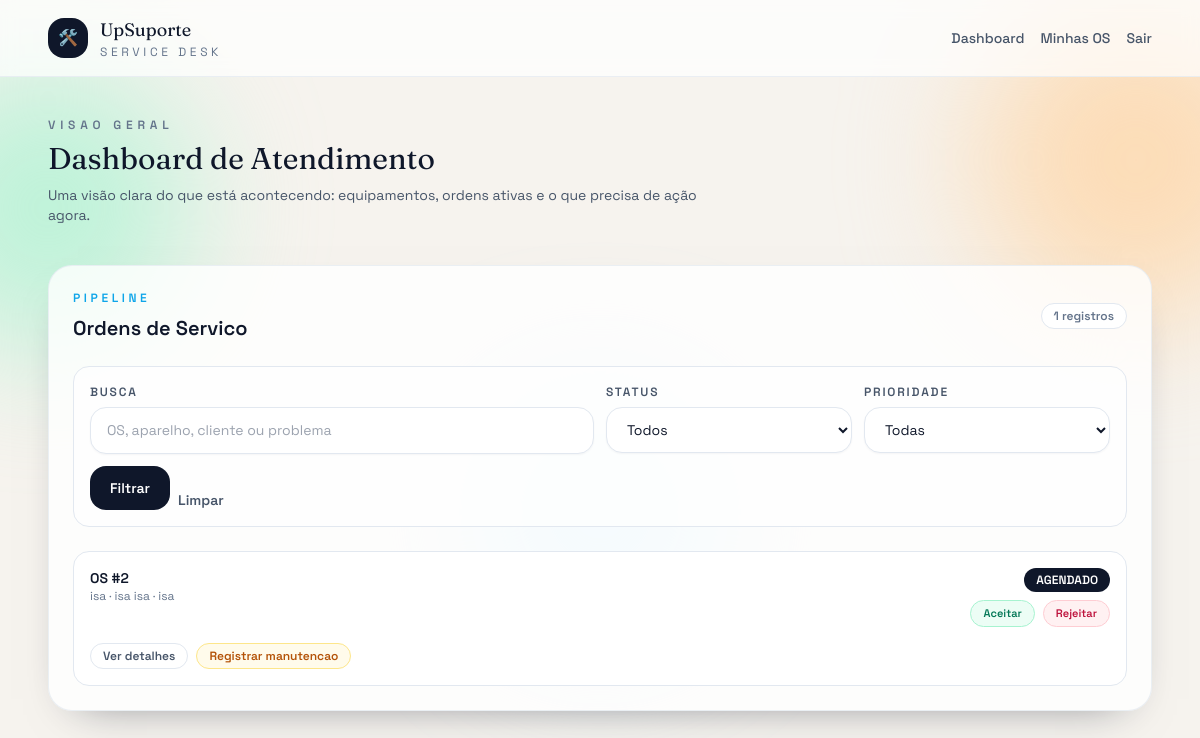
The page / (signed in) on the database as committed earlier.
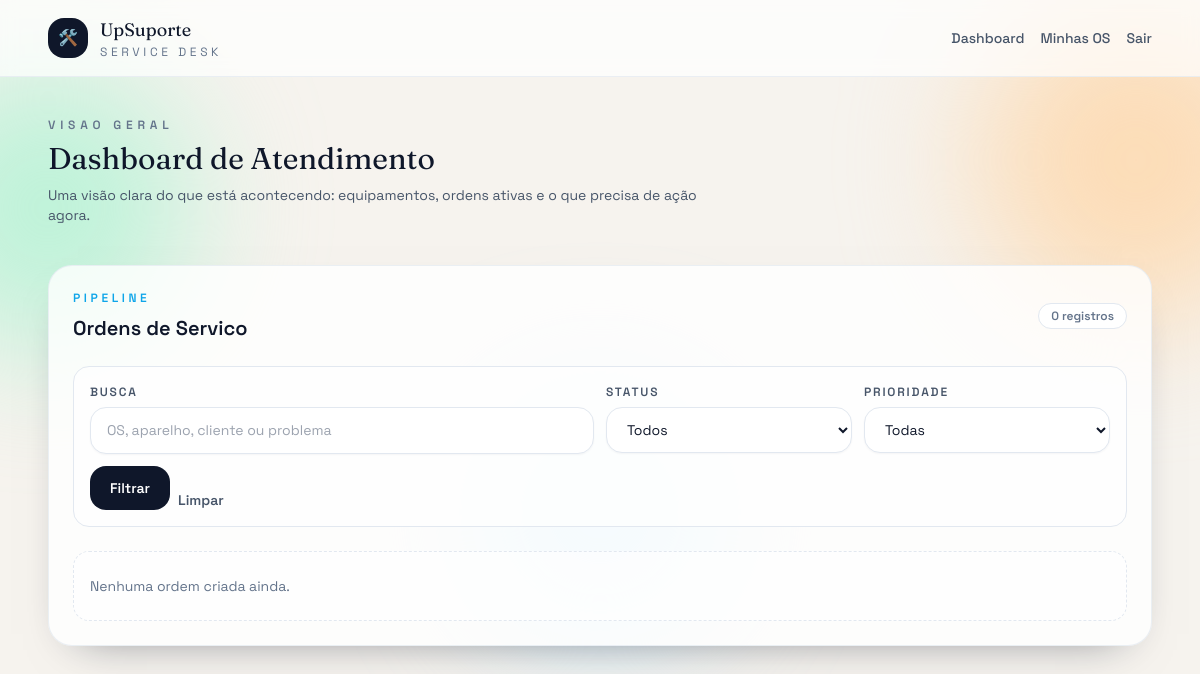
The same page on the database as committed later.
### core/models.py (models this page shows, shortened)
class OrdemServico(models.Model):
    STATUS_CHOICES = [
        ("ABERTO", "Aberto"),
        ("AGENDADO", "Agendado"),
        ("EM_ANDAMENTO", "Em andamento"),
        ("ACEITA", "Aceita"),
        ("REJEITADA", "Rejeitada"),
        ("CONCLUIDO", "Concluído"),
        ("CANCELADO", "Cancelado"),
    ]
    PRIORIDADE_CHOICES = [
        ("BAIXA", "Baixa"),
        ("MEDIA", "Média"),
        ("ALTA", "Alta"),
    ]
    aparelho = models.ForeignKey(Aparelho, on_delete=models.CASCADE, related_name="ordens")
    funcionario = models.ForeignKey(Funcionario, on_delete=models.SET_NULL, null=True, blank=True)
    problema_relatado = models.TextField()
    status = models.CharField(max_length=20, choices=STATUS_CHOICES, default="ABERTO")
    data_agendada = models.DateField(null=True, blank=True)
    hora_agendada = models.TimeField(null=True, blank=True)
    prioridade = models.CharField(max_length=10, choices=PRIORIDADE_CHOICES, default="MEDIA")
    laudo_tecnico = models.TextField(blank=True)  # só preenche quando finaliza
    data_criacao = models.DateTimeField(auto_now_add=True)
    data_conclusao = models.DateTimeField(null=True, blank=True)
    data_limite_sla = models.DateTimeField(null=True, blank=True)
    def get_sla_deadline(self):
        if self.data_limite_sla:
            return self.data_limite_sla
        horas = settings.SLA_HORAS.get(self.prioridade, 48)
        return self.data_criacao + timezone.timedelta(hours=horas)
    def is_atrasada(self):
        if self.status in {"CONCLUIDO", "CANCELADO"}:
            return False
        return timezone.now() > self.get_sla_deadline()

class Aparelho(models.Model):
    TIPO_CHOICES = [
        ("NOTEBOOK", "Notebook"),
        ("DESKTOP", "Desktop"),
        ("IMPRESSORA", "Impressora"),
        ("MONITOR", "Monitor"),
        ("OUTRO", "Outro"),
    ]
    nome = models.CharField(max_length=150)
    tipo = models.CharField(max_length=50, choices=TIPO_CHOICES)
    marca = models.CharField(max_length=100)
    modelo = models.CharField(max_length=100)
    numero_serie = models.CharField(max_length=100, unique=True)
    cliente = models.CharField(max_length=150)
    data_cadastro = models.DateTimeField(auto_now_add=True)

### core/views.py (the view, shortened to what this page needs)
# urls.py: path('', views.home, name='home'),
@login_required
def home(request):
    funcionario = _get_funcionario(request.user)
    is_gestor = request.user.groups.filter(name="Gestor").exists()
    is_tecnico = request.user.groups.filter(name="Tecnico").exists()
    if is_tecnico and funcionario:
        aparelhos = Aparelho.objects.none()
        ordens = (
            OrdemServico.objects.filter(funcionario=funcionario)
            .select_related("aparelho", "funcionario")
        )
    else:
        aparelhos = Aparelho.objects.all()
        ordens = OrdemServico.objects.select_related("aparelho", "funcionario")
    q = request.GET.get("q", "").strip()
    status = request.GET.get("status", "").strip()
    prioridade = request.GET.get("prioridade", "").strip()
    tecnico_id = request.GET.get("tecnico", "").strip()
    if status:
        ordens = ordens.filter(status=status)
    if prioridade:
        ordens = ordens.filter(prioridade=prioridade)
    if is_gestor and tecnico_id:
        ordens = ordens.filter(funcionario_id=tecnico_id)
    ordens = ordens.order_by("-data_criacao")
    return render(
        request,
        "home.html",
        {
            "aparelhos": aparelhos,
            "ordens": ordens,
            "funcionario": funcionario,
            "is_gestor": is_gestor,
            "is_tecnico": is_tecnico,
            "status_choices": OrdemServico.STATUS_CHOICES,
            "prioridade_choices": OrdemServico.PRIORIDADE_CHOICES,
            "tecnicos": Funcionario.objects.all() if is_gestor else Funcionario.objects.none(),
            "filters": {
                "q": q,
                "status": status,
                "prioridade": prioridade,
                "tecnico": tecnico_id,
            },
        },
    )

### core/views.py (called while the page is built)
def _get_funcionario(user):
    try:
        return user.funcionario
    except Funcionario.DoesNotExist:
        return None

### templates/home.html (shortened to what the changed rows need)
{% extends "base.html" %}
{% block content %}
<div class="flex flex-col gap-2">
  <h2 class="font-display text-3xl">Dashboard de Atendimento</h2>
</div>
<div class="mt-10 grid gap-6 {% if is_gestor %}lg:grid-cols-2{% else %}grid-cols-1{% endif %}">
  <div class="rounded-3xl border border-slate-200/70 bg-white/80 p-6 shadow-soft">
    <div class="flex flex-wrap items-center justify-between gap-3">
      <div>
        <p class="text-xs font-semibold uppercase tracking-[0.3em] text-sky-500">Pipeline</p>
        <h3 class="mt-2 text-xl font-semibold">Ordens de Servico</h3>
      </div>
      <span class="rounded-full border border-slate-200 bg-white px-3 py-1 text-xs font-semibold text-slate-500">
        {{ ordens|length }} registros
      </span>
    </div>
    <div class="mt-6 space-y-4">
      {% for os in ordens %}
      <div class="rounded-2xl border border-slate-200 bg-white px-4 py-4">
        <div class="flex flex-wrap items-start justify-between gap-3">
          <div>
            <p class="text-sm font-semibold text-slate-900">OS #{{ os.id }}</p>
            <p class="text-xs text-slate-500">
              {{ os.aparelho.nome }} · {{ os.aparelho.marca }} {{ os.aparelho.modelo }} · {{ os.aparelho.cliente }}
            </p>
          </div>
          <div class="flex flex-col items-end gap-2">
            <span class="rounded-full bg-slate-900 px-3 py-1 text-xs font-semibold text-white">{{ os.status }}</span>
            {% if os.funcionario and funcionario and os.funcionario.id == funcionario.id and os.status == "AGENDADO" %}
            <div class="flex items-center gap-2 text-[11px] font-semibold">
              <button
                type="button"
                data-modal-target="aprovar-modal-{{ os.id }}"
                data-modal-toggle="aprovar-modal-{{ os.id }}"
                class="rounded-full border border-emerald-200 bg-emerald-50 px-3 py-1 text-emerald-700"
              >
                Aceitar
              </button>
              <button
                type="button"
                data-modal-target="aprovar-modal-{{ os.id }}"
                data-modal-toggle="aprovar-modal-{{ os.id }}"
                class="rounded-full border border-rose-200 bg-rose-50 px-3 py-1 text-rose-700"
              >
                Rejeitar
              </button>
            </div>
            {% endif %}
          </div>
        </div>
        <div class="mt-4 flex flex-wrap items-center gap-2 text-xs font-semibold text-slate-600">
          <a href="{% url 'detalhe_os' os.id %}" class="rounded-full border border-slate-200 px-3 py-1 transition hover:border-slate-400">
            Ver detalhes
          </a>
          {% if funcionario and os.funcionario_id == funcionario.id %}
          <a href="{% url 'registrar_manutencao_os' os.id %}" class="rounded-full border border-amber-200 bg-amber-50 px-3 py-1 text-amber-700">
            Registrar manutencao
          </a>
          {% endif %}
        </div>
      </div>
      {% empty %}
      <p class="rounded-2xl border border-dashed border-slate-200 bg-white/60 px-4 py-6 text-sm text-slate-500">
        Nenhuma ordem criada ainda.
      </p>
      {% endfor %}
    </div>
  </div>
</div>
{% endblock %}

Rows that differ between the two databases and show on the page:
no longer on this page (row edited): OrdemServico: id "2", aparelho.nome "isa", aparelho.marca "isa", aparelho.modelo "isa", aparelho.cliente "isa", status "AGENDADO", shows "Registrar manutencao"
Other text that changed with them:
{{ ordens|length }}: "1" → "0"
text now shown: "Nenhuma ordem criada ainda."
